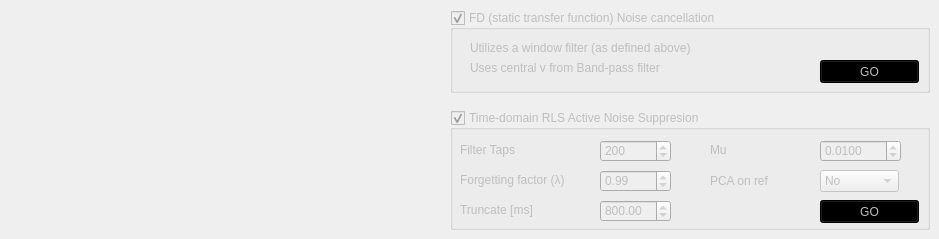
          <widget class="QWidget" name="tab_8">
           <attribute name="title">
            <string>Noise Cancelation</string>
           </attribute>
           <widget class="QGroupBox" name="adaptFDBox">
            <property name="enabled">
             <bool>false</bool>
            </property>
            <property name="geometry">
             <rect>
              <x>450</x>
              <y>10</y>
              <width>480</width>
              <height>83</height>
             </rect>
            </property>
            <property name="title">
             <string>FD (static transfer function) Noise cancellation</string>
            </property>
            <property name="checkable">
             <bool>true</bool>
            </property>
            <widget class="QPushButton" name="adaptFDGO">
             <property name="geometry">
              <rect>
               <x>370</x>
               <y>50</y>
               <width>99</width>
               <height>23</height>
              </rect>
             </property>
             <property name="styleSheet">
              <string notr="true">#adaptFDGO {
    background: green;
}

#adaptFDGO:disabled{
    background: black;
}</string>
             </property>
             <property name="text">
              <string>GO</string>
             </property>
            </widget>
            <widget class="QLabel" name="label_11">
             <property name="geometry">
              <rect>
               <x>20</x>
               <y>30</y>
               <width>271</width>
               <height>16</height>
              </rect>
             </property>
             <property name="text">
              <string>Utilizes a window filter (as defined above) </string>
             </property>
            </widget>
            <widget class="QLabel" name="label_56">
             <property name="geometry">
              <rect>
               <x>20</x>
               <y>50</y>
               <width>281</width>
               <height>16</height>
              </rect>
             </property>
             <property name="text">
              <string>Uses central v from Band-pass filter</string>
             </property>
            </widget>
           </widget>
           <widget class="QGroupBox" name="adaptBox">
            <property name="enabled">
             <bool>false</bool>
            </property>
            <property name="geometry">
             <rect>
              <x>450</x>
              <y>110</y>
              <width>480</width>
              <height>120</height>
             </rect>
            </property>
            <property name="sizePolicy">
             <sizepolicy hsizetype="Fixed" vsizetype="Fixed">
              <horstretch>0</horstretch>
              <verstretch>0</verstretch>
             </sizepolicy>
            </property>
            <property name="minimumSize">
             <size>
              <width>480</width>
              <height>120</height>
             </size>
            </property>
            <property name="title">
             <string>Time-domain RLS Active Noise Suppresion</string>
            </property>
            <property name="flat">
             <bool>false</bool>
            </property>
            <property name="checkable">
             <bool>true</bool>
            </property>
            <widget class="QPushButton" name="adaptGO">
             <property name="geometry">
              <rect>
               <x>370</x>
               <y>90</y>
               <width>99</width>
               <height>23</height>
              </rect>
             </property>
             <property name="styleSheet">
              <string notr="true">#adaptGO {
    background: green;
}

#adaptGO:disabled{
    background: black;
}</string>
             </property>
             <property name="text">
              <string>GO</string>
             </property>
            </widget>
            <widget class="QSpinBox" name="MTapsSpinBox">
             <property name="geometry">
              <rect>
               <x>150</x>
               <y>30</y>
               <width>71</width>
               <height>22</height>
              </rect>
             </property>
             <property name="toolTip">
              <string>&lt;html&gt;&lt;head/&gt;&lt;body&gt;&lt;p&gt;Number of taps in the time-domain filter&lt;/p&gt;&lt;/body&gt;&lt;/html&gt;</string>
             </property>
             <property name="maximum">
              <number>2000</number>
             </property>
             <property name="value">
              <number>200</number>
             </property>
            </widget>
            <widget class="QDoubleSpinBox" name="adaptLambdaSpinBox">
             <property name="geometry">
              <rect>
               <x>150</x>
               <y>60</y>
               <width>71</width>
               <height>22</height>
              </rect>
             </property>
             <property name="toolTip">
              <string>Forgetting factor, how quickly does the filter adapt.</string>
             </property>
             <property name="minimum">
              <double>0.200000000000000</double>
             </property>
             <property name="maximum">
              <double>1.000000000000000</double>
             </property>
             <property name="value">
              <double>0.990000000000000</double>
             </property>
            </widget>
            <widget class="QLabel" name="label_41">
             <property name="geometry">
              <rect>
               <x>10</x>
               <y>32</y>
               <width>71</width>
               <height>16</height>
              </rect>
             </property>
             <property name="text">
              <string>Filter Taps</string>
             </property>
            </widget>
            <widget class="QLabel" name="label_42">
             <property name="geometry">
              <rect>
               <x>10</x>
               <y>62</y>
               <width>131</width>
               <height>16</height>
              </rect>
             </property>
             <property name="text">
              <string>Forgetting factor (λ)</string>
             </property>
            </widget>
            <widget class="QLabel" name="label_43">
             <property name="geometry">
              <rect>
               <x>10</x>
               <y>92</y>
               <width>111</width>
               <height>16</height>
              </rect>
             </property>
             <property name="text">
              <string>Truncate [ms]</string>
             </property>
            </widget>
            <widget class="QDoubleSpinBox" name="adaptTruncateSpinBox">
             <property name="geometry">
              <rect>
               <x>150</x>
               <y>90</y>
               <width>71</width>
               <height>22</height>
              </rect>
             </property>
             <property name="toolTip">
              <string>&lt;html&gt;&lt;head/&gt;&lt;body&gt;&lt;p&gt;This filter is a time-domain filter that takes some time to get going. Time-domain filters do a better job compared to frequency-domain filters in the presence of non-stationary noise. &lt;/p&gt;&lt;p&gt;The filter is run backwards, so often the late times will not be cancelled as well. You may trim records off the back using this input. &lt;/p&gt;&lt;/body&gt;&lt;/html&gt;</string>
             </property>
             <property name="whatsThis">
              <string>&lt;html&gt;&lt;head/&gt;&lt;body&gt;&lt;p&gt;This filter is a time-domain filter that takes some time to get going. Time-domain filters do a better job compared to frequency-domain filters in the presence of non-stationary noise.  &lt;/p&gt;&lt;p&gt;The filter is run backwards, so often the late times will not be cancelled as well. You may trim records off the back using this input. &lt;/p&gt;&lt;/body&gt;&lt;/html&gt;</string>
             </property>
             <property name="maximum">
              <double>1000.000000000000000</double>
             </property>
             <property name="value">
              <double>800.000000000000000</double>
             </property>
            </widget>
            <widget class="QDoubleSpinBox" name="adaptMuSpinBox">
             <property name="geometry">
              <rect>
               <x>370</x>
               <y>30</y>
               <width>81</width>
               <height>22</height>
              </rect>
             </property>
             <property name="decimals">
              <number>4</number>
             </property>
             <property name="minimum">
              <double>0.000100000000000</double>
             </property>
             <property name="maximum">
              <double>0.100000000000000</double>
             </property>
             <property name="singleStep">
              <double>0.000100000000000</double>
             </property>
             <property name="value">
              <double>0.010000000000000</double>
             </property>
            </widget>
            <widget class="QLabel" name="label_44">
             <property name="geometry">
              <rect>
               <x>260</x>
               <y>33</y>
               <width>57</width>
               <height>14</height>
              </rect>
             </property>
             <property name="text">
              <string>Mu</string>
             </property>
            </widget>
            <widget class="QLabel" name="label_46">
             <property name="geometry">
              <rect>
               <x>260</x>
               <y>63</y>
               <width>91</width>
               <height>16</height>
              </rect>
             </property>
             <property name="text">
              <string>PCA on ref</string>
             </property>
            </widget>
            <widget class="QComboBox" name="PCAComboBox">
             <property name="geometry">
              <rect>
               <x>370</x>
               <y>60</y>
               <width>79</width>
               <height>22</height>
              </rect>
             </property>
             <property name="toolTip">
              <string>&lt;html&gt;&lt;head/&gt;&lt;body&gt;&lt;p&gt;Perform priciple component analysis on the reference channels? If &lt;span style=&quot; font-weight:600;&quot;&gt;yes&lt;/span&gt;, PCA will performed on the reference channels and the rotated channels will be used for noise cancelation rather than the raw noise channels. In the case of multiple noise sources where one dominantes across channels, better performance can be realized.&lt;/p&gt;&lt;/body&gt;&lt;/html&gt;</string>
             </property>
             <property name="currentIndex">
              <number>1</number>
             </property>
             <item>
              <property name="text">
               <string>Yes</string>
              </property>
             </item>
             <item>
              <property name="text">
               <string>No</string>
              </property>
             </item>
            </widget>
           </widget>
          </widget>
